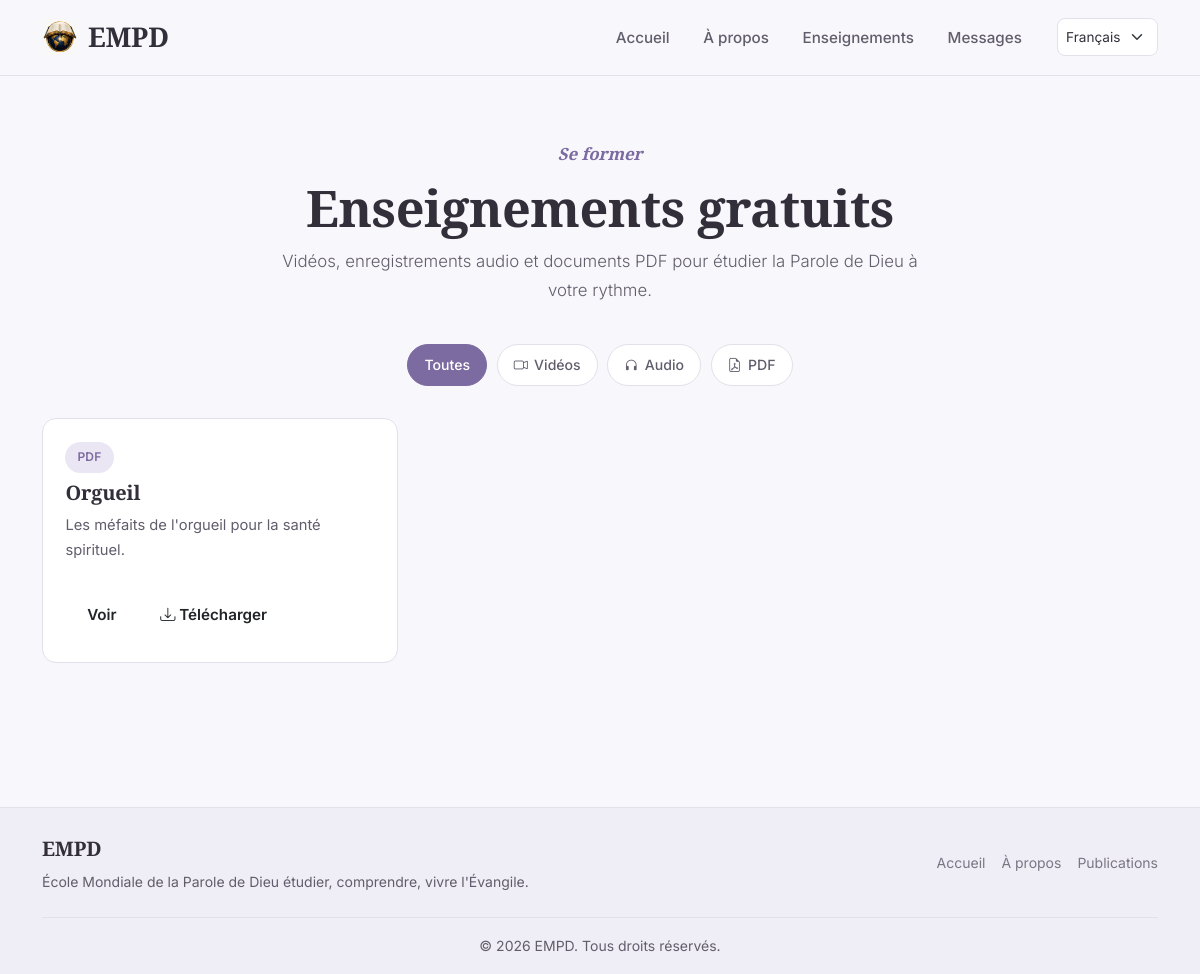
/formations/, run on an earlier commit of the app's database.
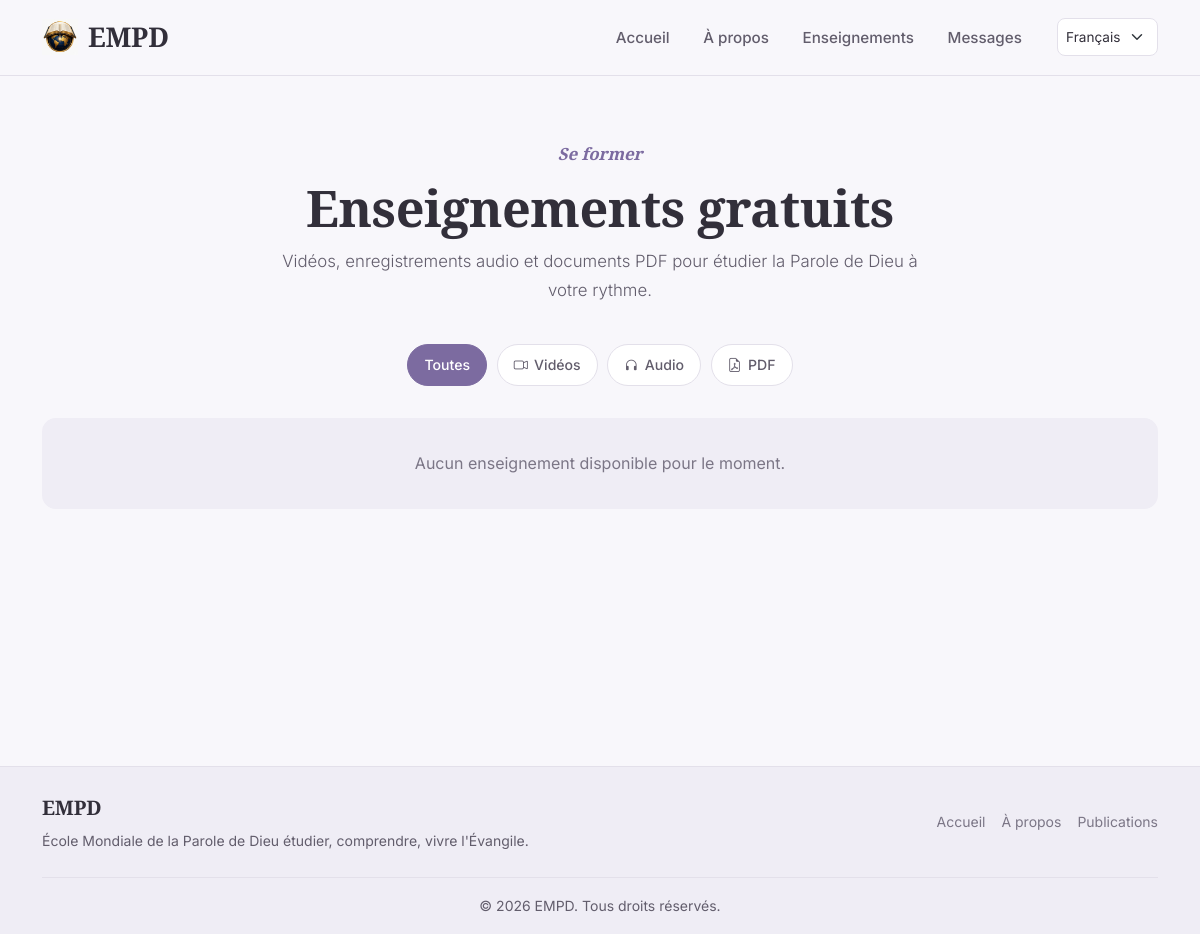
And on a later commit of the database.
### formations/models.py (models this page shows, shortened)
class Formation(models.Model):
    class TypeFormation(models.TextChoices):
        VIDEO = "VIDEO", "Vidéo"
        AUDIO = "AUDIO", "Audio"
        PDF = "PDF", "PDF"
    class TypeAcces(models.TextChoices):
        GRATUIT = "GRATUIT", "Gratuite"
        PAYANT = "PAYANT", "Payante"
    type_acces = models.CharField(
        "Accès",
        max_length=10,
        choices=TypeAcces.choices,
        default=TypeAcces.GRATUIT,
    )
    prix = models.DecimalField(
        max_digits=10,
        decimal_places=0,
        null=True,
        blank=True,
        help_text="Prix en FCFA (obligatoire si la formation est payante).",
    )
    titre = models.CharField(max_length=200)
    description = models.TextField()
    categorie = models.ForeignKey(
        Categorie, on_delete=models.SET_NULL, null=True, blank=True, related_name="formations"
    )
    type_formation = models.CharField(max_length=10, choices=TypeFormation.choices)
    miniature = models.ImageField(upload_to="formations/miniatures/", blank=True, null=True)
    fichier = models.FileField(upload_to="formations/fichiers/", blank=True, null=True)
    lien_externe = models.URLField(blank=True, help_text="Lien externe si le contenu n'est pas hébergé ici")
    active = models.BooleanField(default=True)
    date_publication = models.DateTimeField(auto_now_add=True)
    class Meta:
        ordering = ["-date_publication"]
    @property
    def est_gratuite(self):
        return self.type_acces == self.TypeAcces.GRATUIT

### formations/views.py (the view)
# urls.py: path("", views.FormationListView.as_view(), name="liste"),
class FormationListView(ListView):
    model = Formation
    template_name = "formations/liste.html"
    context_object_name = "formations"
    paginate_by = 12
    def get_queryset(self):
        qs = Formation.objects.filter(active=True).select_related("categorie")
        type_filtre = self.request.GET.get("type")
        if type_filtre in Formation.TypeFormation.values:
            qs = qs.filter(type_formation=type_filtre)
        return qs

### templates/formations/liste.html (shortened to what this page needs)
{% extends "base.html" %}
{% load i18n %}
{% load humanize %}
{% block content %}
<section class="section-empd">
    <div class="page-header">
        <span class="eyebrow">{% trans "Se former" %}</span>
        <h1>{% trans "Enseignements gratuits" %}</h1>
        <p class="lead">
        </p>
    </div>
    <div class="filter-bar justify-content-center">
        <a href="?" class="filter-pill{% if not request.GET.type %} active{% endif %}">
            {% trans "Toutes" %}
        </a>
        <a href="?type=VIDEO" class="filter-pill{% if request.GET.type == 'VIDEO' %} active{% endif %}">
            <i class="bi bi-camera-video"></i> {% trans "Vidéos" %}
        </a>
        <a href="?type=AUDIO" class="filter-pill{% if request.GET.type == 'AUDIO' %} active{% endif %}">
            <i class="bi bi-headphones"></i> {% trans "Audio" %}
        </a>
        <a href="?type=PDF" class="filter-pill{% if request.GET.type == 'PDF' %} active{% endif %}">
            <i class="bi bi-file-earmark-pdf"></i> {% trans "PDF" %}
        </a>
    </div>
    <div class="row g-4">
        {% for f in formations %}
            <div class="col-sm-6 col-lg-4">
                <div class="formation-grid-card">
                    <div class="formation-body">
                        <span class="badge-empd mb-2 align-self-start">{{ f.get_type_formation_display }}</span>
                        <h5>{{ f.titre }}</h5>
                        <p>{{ f.description|truncatewords:18 }}</p>
                        <div class="formation-actions">
                        <div class="d-flex justify-content-between align-items-center">
                            <a href="{% url 'formations:formation_detail' f.pk %}" class="btn btn-koi-outline btn-sm">Voir</a>
                             {% if f.est_gratuite %}
                            <a href="{% url 'formations:telecharger' f.pk %}" class="btn btn-koi-primary btn-sm">
                                  <i class="bi bi-download"></i> Télécharger
                            </a>
                            {% else %}
                            <span class="fw-bold">{{ f.prix|intcomma }} FCFA</span>
                                {% endif %}
                            </div>
                        </div>
                    </div>
                </div>
            </div>
        {% empty %}
            <div class="col-12">
                <div class="empty-state">
                    {% trans "Aucun enseignement disponible pour le moment." %}
                </div>
            </div>
        {% endfor %}
    </div>
</section>
{% endblock %}

What changed in the data, as far as the page shows it:
removed Formation: type_formation "PDF", titre "Orgueil", description "Les méfaits de l'orgueil pour la santé spirituel.", type_acces "GRATUIT" (drawn)
Also different on the page:
text now shown: "Aucun enseignement disponible pour le moment."
